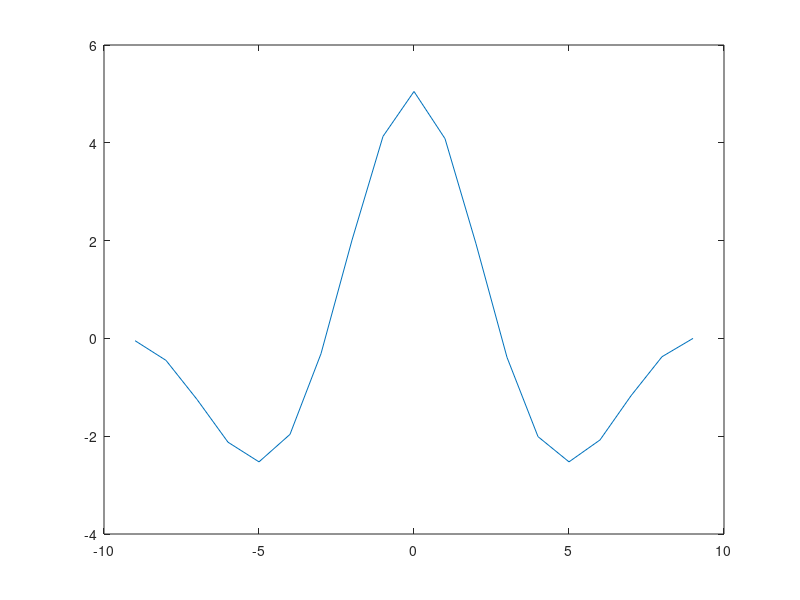

The MATLAB script that drew this image: (Note: this script raises an error after producing the figure.)
x = linspace(1,200,200);
t = x' .* ones(200,10);
t = t./10
rng default
sig1_denoised_resid = sin(2*pi.*(t)); + randn(size(t));
sig2_denoised_resid = sin(2*pi*(39/40).*(t+0.5)); + randn(size(t));

j = 1;
z = rot90(sig1_denoised_resid(191:200,j));
y = rot90(sig2_denoised_resid(191:200,j));
[r,lags] = xcorr(z,y); % This performs the xcorrelation
lags = rot90(lags,-1);
r = rot90(r,-1);

hold on
plot(x,sig1_denoised_resid)
plot(x,sig2_denoised_resid)
hold off
plot(lags,r)


for j = 1:numel(sig1_denoised_resid(1,:)) % Iterate through every column within the matrix
    x = rot90(sig1_denoised_resid(lowerrng:upperrng,j));
    y = rot90(sig2_denoised_resid(lowerrng:upperrng,j));
    [r,lags] = xcorr(x,y); % This performs the xcorrelation
    lags = rot90(lags,-1);
    r = rot90(r,-1);
    %             r = (r-mean(r))/std(r);
    z = [z r]; % The z matrix collects the cross correlation of each analysis
    plot(lags,r)
    hold on
end